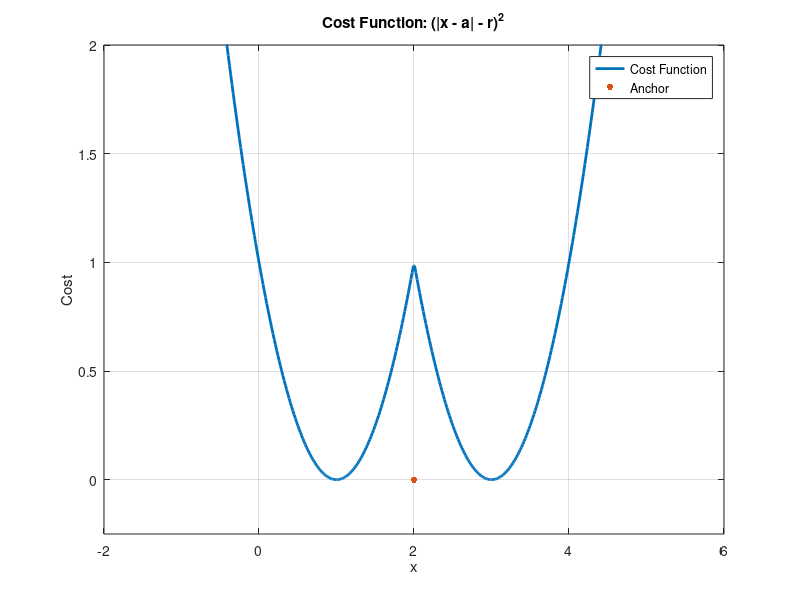
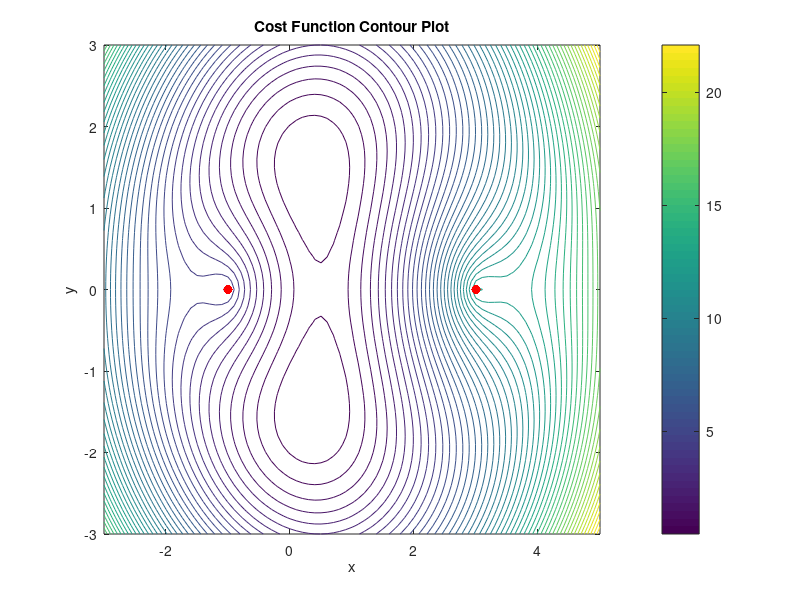
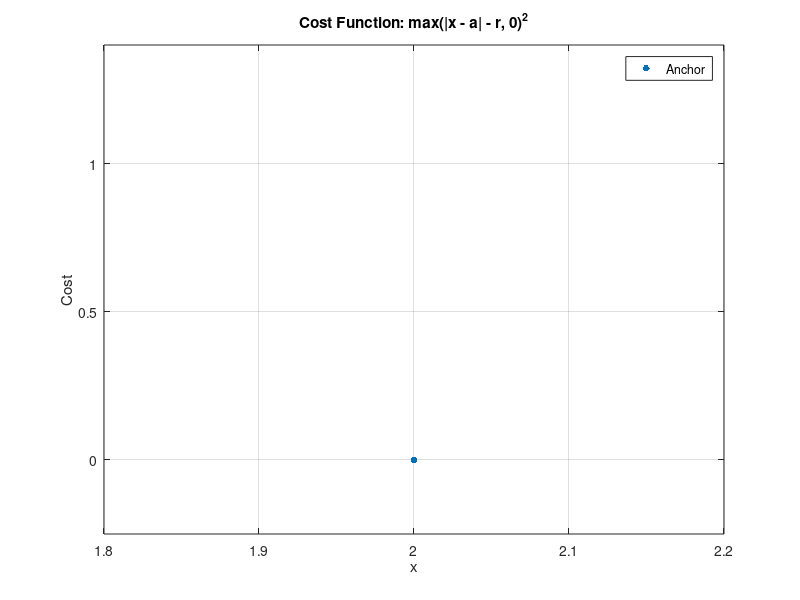
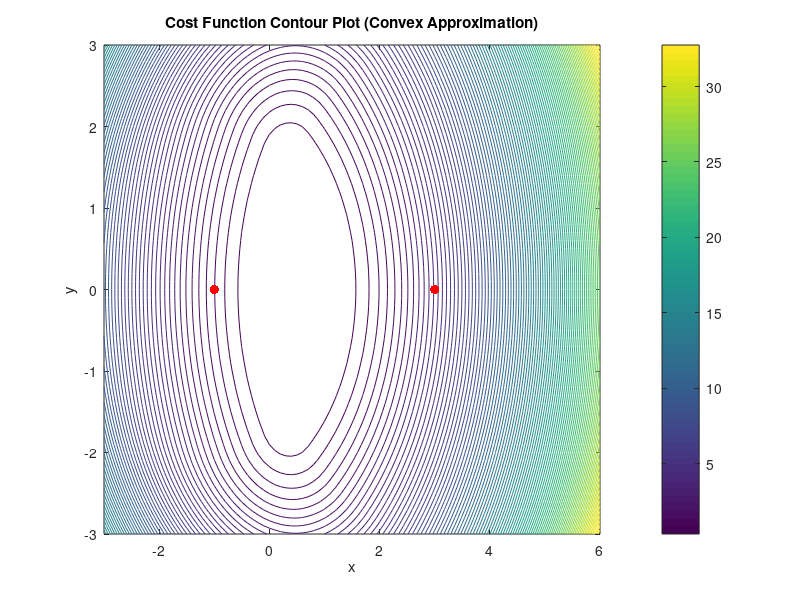

Here is the MATLAB script that generated these plots, in order: (Note: this script raises an error after producing the figures.)
% %   OPTIMIZATION AND ALGORITHMS 2023/2024
%  
% %   INSTITUTO SUPERIOR TÉCNICO MEEC
% 
% %   Author: João Castelo Branco, Mike, Rodas e Bernas
% 
% %   This file contains the Matlab resolution of Tasks 1-16 of the course's
% %   project.

%% Task1 
clear;
close all;
clc;

% Define the anchor location and measured range
a = 2;
r = 1;

% Define a range of x values for plotting
x = linspace(-2, 6, 500);  

% Calculate the cost function: (|x - a| - r)^2
cost = (abs(x - a) - r).^2;

% Plot the cost function
plot(x, cost, 'LineWidth',2,'DisplayName', 'Cost Function');
hold;
plot(2, 0, '.', 'MarkerSize', 15, 'DisplayName', 'Anchor'); % Display an Anchor
set(gca, 'YLim', [-0.25, 2]); % Set Limits on Y Axis
xlabel('x');
ylabel('Cost');
title('Cost Function: (|x - a| - r)^2');
grid on;
legend('Location', 'Best'); % Add Legend
saveas(gcf,"Task1.png");


% Comment: The cost function ( |x - a| - r )^2 indicates inconsistency
% between predicted and measured ranges for a target's position estimation.
% With symmetry around a = 2, it exhibits multiple minima (x=1 and x=3), implying ambiguity
% in localizing the target. The cost sharply increases away from these minima,
% emphasizing sensitivity to position deviations. The target may be in one
% of those positions.



%% Task2
clear;
close all;
clc;

% Define anchor locations and range measurements
a1 = [-1, 0];
a2 = [3, 0];
r1 = 2;
r2 = 3;

% Define a grid of x and y values for contour plot
x = -3:0.1:5;
y = -3:0.1:3;
[X, Y] = meshgrid(x, y);

% Initialize the cost function matrix
cost = zeros(size(X));

% Calculate the cost function for each point in the grid
for i = 1:numel(X)
    x_current = [X(i), Y(i)]; % Current (x, y) position
    cost(i) = ((norm(x_current - a1) - r1)^2) + ((norm(x_current - a2) - r2)^2);
end

% Create a contour plot of the cost function
figure;
c = contour(X, Y, cost, 50); % Adjust the number of contour lines as needed
%surf(X,Y,cost)
hold;
plot(a1(1), a1(2), 'r.', 'MarkerSize', 20); % Display an Anchor
plot(a2(1), a2(2), 'r.', 'MarkerSize', 20); % Display an Anchor
xlabel('x');
ylabel('y');
title('Cost Function Contour Plot');
colorbar;
saveas(gcf,"Task2.png");

% Minimizer Uniqueness: 
% The minimizer for this problem is not unique because there are two intersection 
% points in the 2D plane, resulting in two potential target positions. 
% This non-uniqueness arises from the inherent geometric nature of intersecting circles.
% 
% Choosing Anchors for a Unique Minimizer: 
% To achieve a cost function with a 
% single global minimizer (excluding "degenerate" configurations), you would 
% need a minimum of three non-collinear anchor points. With three such anchors 
% and their respective range measurements, you can uniquely determine the 
% target's position using trilateration, as it involves solving a system of 
% equations with three unknowns (x, y, and potentially z in 3D) and three 
% equations derived from the range measurements. This provides a unique 
% solution and eliminates the ambiguity present in the two-anchor scenario.




%% Task3a - Repetition of task 1 with convex approximation
clear;
close all;
clc;

% Define the anchor location and measured range
a = 2;
r = 1;

% Define a range of x values for plotting
x = linspace(0, 4, 500);

% Calculate the cost function using the convex approximation
cost = max(abs(x - a) - r, 0).^2;

% Plot the cost function
plot(x, cost, 'LineWidth',2,'DisplayName', 'Cost Function');
hold;
plot(a, 0, '.', 'MarkerSize', 15, 'DisplayName', 'Anchor'); % Display an Anchor
set(gca, 'YLim', [-0.25, 1.4]); % Set Limits on Y Axis
xlabel('x');
ylabel('Cost');
title('Cost Function: max(|x - a| - r, 0)^2');
grid on;
legend('Location', 'Best'); % Add Legend
saveas(gcf,"Task3a.png");



%% Task3b - Repetition of task 2 with convex approximation
clear;
close all;
clc;

% Define anchor locations and range measurements
a1 = [-1, 0];
a2 = [3, 0];
r1 = 2;
r2 = 3;

% Define a grid of x and y values for contour plot
x = -3:0.1:6;
y = -3:0.1:3;
[X, Y] = meshgrid(x, y);

% Initialize the cost function matrix
cost = zeros(size(X));

% Calculate the cost function using the convex approximation
for i = 1:numel(X)
    x_current = [X(i), Y(i)]; % Current (x, y) position
    cost(i) = max(norm(x_current - a1) - r1, 0)^2 + max(norm(x_current - a2) - r2, 0)^2;
end

% Create a contour plot of the cost function
figure;
contour(X, Y, cost, 100); % Adjust the number of contour lines as needed
hold;
plot(a1(1), a1(2), 'r.', 'MarkerSize', 20); % Display an Anchor
plot(a2(1), a2(2), 'r.', 'MarkerSize', 20); % Display an Anchor
xlabel('x');
ylabel('y');
title('Cost Function Contour Plot (Convex Approximation)');
colorbar;
saveas(gcf,"Task3b.png");

%Cost function
figure;
surf(X, Y, cost);
xlabel('x');
ylabel('y');
zlabel('Cost');
title('Cost Function 3D Plot');


% In both tasks 3a and 3b, applying convex approximations to the cost functions 
% did not reduce the ambiguity in solutions; it may have even increased it. 
% The inherent problem of multiple potential solutions in localization scenarios
% with intersecting circles persisted, highlighting that convex relaxations 
% may not eliminate ambiguity.



%% Task 4a 
clear;
close all;
clc;

%cvx_quiet(true); % Suppress CVX output

% Define the anchor location and measured range
a = 2;
r = 1;

x = linspace(0, 4, 500);
cost = max(abs(x - a) - r, 0).^2;

% Create CVX variable
cvx_begin quiet
    variable xs(1)
    
    % Define the cost function using the convex approximation
    minimize (square_pos(norm(xs - a) - r))
cvx_end

% Display the results
disp('CVX Solution:');
disp(['Target Position: x = ' num2str(xs) ' ']);

plot(x, cost, 'LineWidth',2,'DisplayName', 'Cost Function');
hold;
plot(xs, 0, '.', 'MarkerSize', 15, 'DisplayName', 'CVX Solution'); % Display an Anchor
set(gca, 'YLim', [-0.25, 2]); % Set Limits on Y Axis
xlabel('x');
ylabel('Cost');
title('Cost Function: (|x - a| - r)^2 Convex Aproximation');
grid on;
legend('Location', 'Best'); % Add Legend
saveas(gcf,"Task4a.png");




%% Task 4b - Solve the 2D localization problem in CVX with convex approximation
clear;
close all;
clc;

% Define anchor locations and range measurements
a1 = [-1, 0];
a2 = [3, 0];
r1 = 2;
r2 = 3;

% Define a grid of x and y values for contour plot
x = -3:0.1:6;
y = -3:0.1:3;
[X, Y] = meshgrid(x, y);

% Initialize the cost function matrix
cost = zeros(size(X));

% Calculate the cost function using the convex approximation
for i = 1:numel(X)
    x_current = [X(i), Y(i)]; % Current (x, y) position
    cost(i) = max(norm(x_current - a1) - r1, 0)^2 + max(norm(x_current - a2) - r2, 0)^2;
end

% Create CVX variables for the target's 2D position
cvx_begin quiet
    variable xs(2)
    
    % Define the cost function using the convex approximation
    minimize (square_pos(norm(xs - a1') - r1) + square_pos(norm(xs - a2') - r2))
cvx_end

% Display the results
disp('CVX Solution:');
disp(['Target Position (x, y): (' num2str(x(1)) ', ' num2str(x(2)) ')']);

% Create a contour plot of the cost function
figure;
contour(X, Y, cost, 100); % Adjust the number of contour lines as needed
hold;
plot(xs(1), xs(2), 'r.', 'MarkerSize', 20); % Display an Anchor
xlabel('x');
ylabel('y');
title('Cost Function Contour Plot (Convex Approximation)');
colorbar;
saveas(gcf,"Task4b.png");


% In the context of localization problems, it's important to note that applying 
% the convex approximation, as demonstrated in Task 4, indeed imparts convexity 
% to the optimization problems. This feature eliminates the need to provide an 
% initial estimate of the solution, as CVX can effectively handle convex 
% optimization tasks.
% 
% However, a critical observation emerges: the use of convex approximation, 
% while ensuring convexity, may increase the inherent ambiguity of the solution 
%     in localization problems. As a result, the optimization process may yield 
%     ambiguous or incorrect results, as seen in Task 4a and 4b.
% 
% In summary, the convex approximation, although suitable for convex 
% optimization, may not fully resolve the fundamental issue of ambiguity in 
% localization problems. Localization problems, by their nature, can still 
% exhibit multiple potential solutions, leading to incorrect outcomes even 
% when convex optimization tools like CVX are employed. Therefore, for 
% localization tasks with inherent ambiguity, it remains essential to consider 
% specialized non-convex optimization techniques and provide initial estimates 
% to guide the optimization process towards accurate solutions.


%% Task 5

% Exercício teórico: resolver em papel? Como introduzir no relatório?
% 
% Nota: Foi resolvido nas aulas teóricas e a solução está antes da task 6...



%% Task 6

% Exercício teórico

% Incorporating angular information into localization problems offers a 
% powerful means to disambiguate solutions. While relaxing the range terms in
% the cost function provides convexity, it can increase the ambiguity of the 
% solution. However, by adding angular information through distinct directions 
% (uk), we can significantly enhance the problem's clarity.
% 
% If all directions (uk) are distinct, the minimum number required to ensure 
% a unique solution, regardless of the range terms, is two. In a 2D localization 
% problem, having two unique directions allows us to determine both the 
% position and orientation of the target uniquely. This is achieved by 
% removing angular ambiguity, as the two directions provide orthogonal 
% reference frames.
% 
% Importantly, to guarantee a unique solution, it is essential that the 
% angular direction of the target relative to each of these two possible 
% anchors is not the same. In other words, the three vectors (directions 
% from the target to the two anchors and their relative positions) should 
% not be collinear. This condition ensures that the angular information 
% provided by the distinct directions is non-redundant and contributes to 
% the unequivocal determination of the target's position and orientation.


%% Task 7a
% Scenario (i) - Single Anchor
clear;
close all;
clc;

% Define anchor location and angle in polar coordinates (40 degrees)
a = [-1, 0];
u_angle = deg2rad(40); % Angle in radians

% Create a grid of x and y values for the contour plot
x = -3:0.1:2;
y = -2:0.1:2;
[X, Y] = meshgrid(x, y);

% Initialize the cost function matrix
cost = zeros(size(X));

% Calculate the cost function for each point in the grid
for i = 1:numel(X)
    x_current = [X(i), Y(i)]; % Current (x, y) position
    direction = [cos(u_angle), sin(u_angle)]; % Convert polar angle to direction vector
    cost(i) = norm((eye(2) - direction' * direction) * (x_current - a)')^2;
end

% Create a contour plot of the cost function
figure;
contour(X, Y, cost, 100); % Adjust the number of contour lines as needed
xlabel('x');
ylabel('y');
title('Angular Cost Function Contour Plot (Single Anchor)');
colorbar;

% Add marker for anchor position
hold on;
plot(a(1), a(2), 'r.', 'MarkerSize', 15);
hold off;

saveas(gcf,"Task7a.png");


%% 7b

% Scenario (ii) - Two Anchors
clear;
close all;
clc;

% Define anchor locations and angles in polar coordinates (40 degrees and 140 degrees)
a1 = [-1, 0];
a2 = [3, 0];
u1_angle = deg2rad(40); % Angle in radians
u2_angle = deg2rad(140); % Angle in radians

% Create a grid of x and y values for the contour plot
x = -6:0.1:9;
y = -2:0.1:5;
[X, Y] = meshgrid(x, y);

% Initialize the cost function matrix
cost = zeros(size(X));

% Calculate the cost function for each point in the grid
for i = 1:numel(X)
    x_current = [X(i), Y(i)]; % Current (x, y) position
    direction1 = [cos(u1_angle), sin(u1_angle)]; % Convert polar angle to direction vector for u1
    direction2 = [cos(u2_angle), sin(u2_angle)]; % Convert polar angle to direction vector for u2
    cost1 = norm((eye(2) - direction1' * direction1) * (x_current - a1)')^2;
    cost2 = norm((eye(2) - direction2' * direction2) * (x_current - a2)')^2;
    cost(i) = cost1 + cost2;
end

% Create a contour plot of the cost function
figure;
contour(X, Y, cost, 100); % Adjust the number of contour lines as needed
xlabel('x');
ylabel('y');
title('Angular Cost Function Contour Plot (Two Anchors)');
colorbar;

% Add markers for anchor positions
hold on;
plot(a1(1), a1(2), 'r.', 'MarkerSize', 15);
plot(a2(1), a2(2), 'r.', 'MarkerSize', 15);
hold off;

saveas(gcf,"Task7b.png");


%% Task 8

clear;
close all;
clc;

% Define anchor locations and range measurements
a1 = [-1, 0];
a2 = [3, 0];
r1 = 2;
r2 = 3;

% Create CVX variables for the target's 2D position
cvx_begin quiet
    variable x(2)
    
    % Define the cost function using the convex approximation with angular terms
    term1 = square_pos(norm(x - a1') - r1);
    term2 = square_pos(norm(x - a2') - r2);
    angular_term1 = norm((eye(2) - [cosd(40); sind(40)]*[cosd(40) sind(40)])*(x - a1'));
    angular_term2 = norm((eye(2) - [cosd(140); sind(140)]*[cosd(140) sind(140)])*(x - a2'));
    
    minimize (term1 + term2 + angular_term1 + angular_term2)
cvx_end

% Display the results
disp('CVX Solution:');
disp(['Target Position (x, y): (' num2str(x(1)) ', ' num2str(x(2)) ')']);


% In comparing the outcomes of Task 4b and its angular version, it becomes 
% evident that the inclusion of angular measurements significantly reduces 
% ambiguity in the localization problem. In the initial version, without angular 
% information, the solution exhibited notable ambiguity, yielding 
% 'Target Position (x, y): (0.50991, 0).' This result indicated the challenges 
% posed by the inherent ambiguity in range-based localization.
% 
% However, in the angular version with angular measurements at 40° and 140°, 
% the ambiguity is notably diminished. The solution obtained was 
% 'Target Position (x, y): (0.90929, 1.6021),' which aligns more closely 
% with our expectations and reflects a more reasonable estimate of the 
% target's position. This underscores the value of incorporating angular data 
% into localization problems to enhance the accuracy and reliability of the 
% solutions obtained



%% Task 9 

close all
clear
clc

%%%%%%%%%%%%%%%%%%%%%%%%%%%%%%%%%%%%%%%%%%%%%%%%%%%%%%%%%%%%%%%%%%%%%%%%%%%
% Define the bounding box and scaling factors

% x_scale = 0.18107;
% y_scale = 0.21394;
% xx_org = 235;
% yy_org = 258;

figure;
xlim([-21, 21]);
ylim([-21, 21]);
grid on;
hold on;
xlabel('X (meters)');
ylabel('Y (meters)');
title('Generated 2D Trajectory with Anchors');

x_min = -20;
x_max = 20;
y_min = -20;
y_max = 20;

%%%%%%%%%%%%%%%%%%%%%%%%%%%%%%%%%%%%%%%%%%%%%%%%%%%%%%%%%%%%%%%%%%%%%%%%%%%
% Generate the bounding box vertices
box_vertices = [x_min, y_min; x_min, y_max; x_max, y_min; x_max, y_max];

%%%%%%%%%%%%%%%%%%%%%%%%%%%%%%%%%%%%%%%%%%%%%%%%%%%%%%%%%%%%%%%%%%%%%%%%%%%
% Place static anchors near the box vertices (adjust positions as needed)
anchors = box_vertices - 1 + 2*rand(4, 2);
plot(anchors(:, 1), anchors(:, 2), 'bo', 'MarkerSize', 7, 'MarkerFaceColor', 'b');

% Plot the actual bounding box
rectangle('Position', [x_min, y_min, x_max - x_min, y_max - y_min], 'LineWidth', 0.5);

%%%%%%%%%%%%%%%%%%%%%%%%%%%%%%%%%%%%%%%%%%%%%%%%%%%%%%%%%%%%%%%%%%%%%%%%%%%
% Defining trajectory mandatory points

disp(' ')
disp('Use the mouse to input via points for the reference trajectory.');
disp('Press --button 3-- to end the input.');
button = 1;
k = 1;

while button == 1
    [x(k), y(k), button] = ginput(1);
    
    % Scale and translate coordinates to match the bounding box
    % x(k) = (x(k) - xx_org) * x_scale;
    % y(k) = (y(k) - yy_org) * y_scale;
    
    % Ensure points stay within the bounding box
    x(k) = max(min(x(k), x_max), x_min);
    y(k) = max(min(y(k), y_max), y_min);
    
    plot(x(k), y(k), 'r+', 'Linewidth', 2);
    k = k + 1;
end

drawnow;
disp(' ')
disp(['There are ', num2str(k-1), ' points to interpolate from.'])

%%%%%%%%%%%%%%%%%%%%%%%%%%%%%%%%%%%%%%%%%%%%%%%%%%%%%%%%%%%%%%%%%%%%%%%%%%%
% Trajectory generation using cubic splines

%h = 0.01;
npt = length(x);        % number of via points, including initial and final
nvia = 0:1:npt-1;

csinterp_x = csapi(nvia, x);
csinterp_y = csapi(nvia, y);

time = linspace(0, npt-1, 75); %0:h:npt-1;
xx = fnval(csinterp_x, time);
yy = fnval(csinterp_y, time);

% Scale and translate the generated trajectory back to world coordinates
% xx = xx / x_scale + xx_org;
% yy = yy / y_scale + yy_org;

% Plot the generated trajectory 
plot(xx, yy);

% Simulate target motion and record measurements
T = length(time); %number of samples
sample_rate = 2; % Hz
dt = 1 / sample_rate;
trajectory = [xx; yy];

% Initialize arrays to store measurements
ranges = zeros(T, 4); % Four anchors
angles = zeros(T, 4); % Four anchors
velocities = zeros(T, 1);

for t = 1:T
    % Simulate target motion
    if t < T
        % Compute velocity from consecutive positions
        delta_position = trajectory(:, t+1) - trajectory(:, t); %formula 2 do enunciado
        velocity = norm(delta_position) / dt;
    else
        velocity = velocities(t-1); %final speed
    end
    
    velocities(t) = velocity;
    
    % Compute range and angle measurements for each anchor
    for anchor_idx = 1:4
        anchor_position = anchors(anchor_idx, :);
        target_position = trajectory(:, t)';
        delta = target_position - anchor_position;
        range = norm(delta);
        angle = atan2(delta(2), delta(1));
        
        ranges(t, anchor_idx) = range;
        angles(t, anchor_idx) = rad2deg(angle); %save angle in degrees
    end
end

















